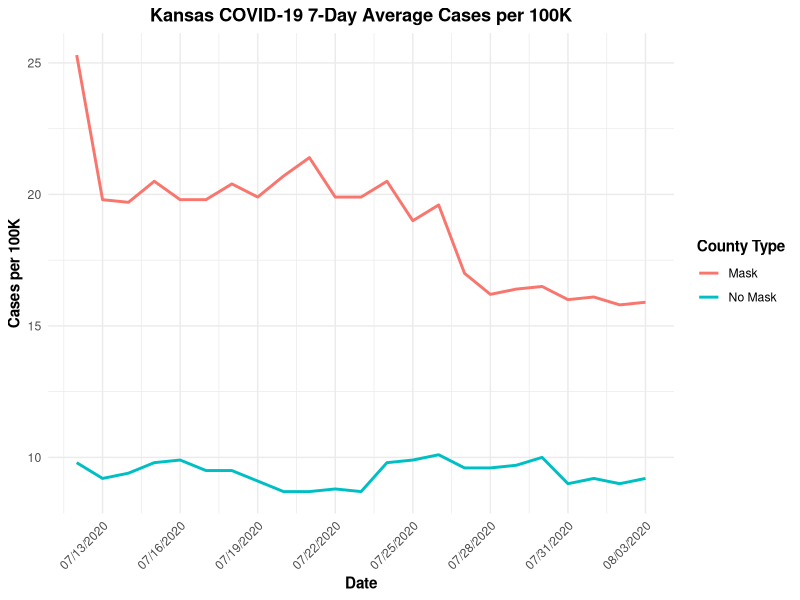
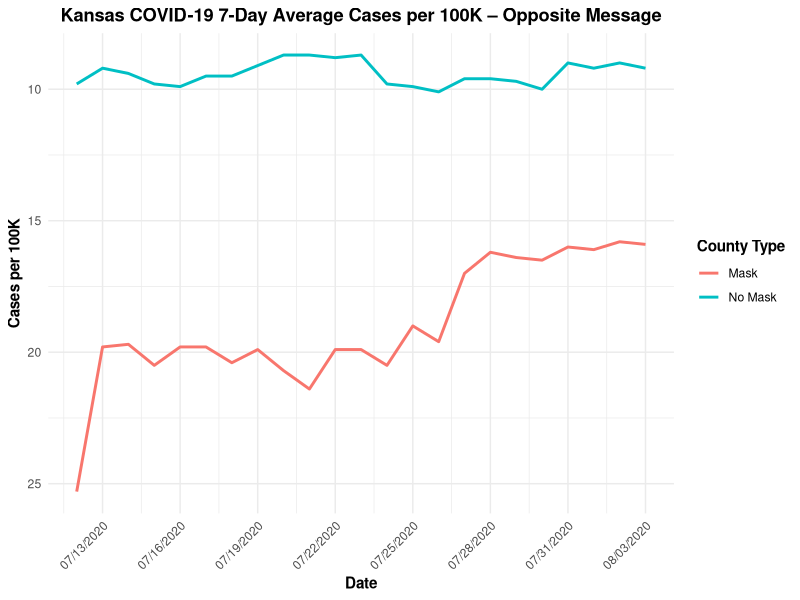

These figures' R source, in order:
## ---- chunk 1
library(tidyverse) 
## ---- chunk 2
covid_data <- tribble(
  ~date,        ~county_type, ~cases_per_100k,
  "7/12/2020",  "Mask",       25.3,
  "7/12/2020",  "No Mask",    9.8,
  "7/13/2020",  "Mask",       19.8,
  "7/13/2020",  "No Mask",    9.2,
  "7/14/2020",  "Mask",       19.7,
  "7/14/2020",  "No Mask",    9.4,
  "7/15/2020",  "Mask",       20.5,
  "7/15/2020",  "No Mask",    9.8,
  "7/16/2020",  "Mask",       19.8,
  "7/16/2020",  "No Mask",    9.9,
  "7/17/2020",  "Mask",       19.8,
  "7/17/2020",  "No Mask",    9.5,
  "7/18/2020",  "Mask",       20.4,
  "7/18/2020",  "No Mask",    9.5,
  "7/19/2020",  "Mask",       19.9,
  "7/19/2020",  "No Mask",    9.1,
  "7/20/2020",  "Mask",       20.7,
  "7/20/2020",  "No Mask",    8.7,
  "7/21/2020",  "Mask",       21.4,
  "7/21/2020",  "No Mask",    8.7,
  "7/22/2020",  "Mask",       19.9,
  "7/22/2020",  "No Mask",    8.8,
  "7/23/2020",  "Mask",       19.9,
  "7/23/2020",  "No Mask",    8.7,
  "7/24/2020",  "Mask",       20.5,
  "7/24/2020",  "No Mask",    9.8,
  "7/25/2020",  "Mask",       19.0,
  "7/25/2020",  "No Mask",    9.9,
  "7/26/2020",  "Mask",       19.6,
  "7/26/2020",  "No Mask",    10.1,
  "7/27/2020",  "Mask",       17.0,
  "7/27/2020",  "No Mask",    9.6,
  "7/28/2020",  "Mask",       16.2,
  "7/28/2020",  "No Mask",    9.6,
  "7/29/2020",  "Mask",       16.4,
  "7/29/2020",  "No Mask",    9.7,
  "7/30/2020",  "Mask",       16.5,
  "7/30/2020",  "No Mask",    10.0,
  "7/31/2020",  "Mask",       16.0,
  "7/31/2020",  "No Mask",    9.0,
  "8/01/2020",  "Mask",       16.1,
  "8/01/2020",  "No Mask",    9.2,
  "8/02/2020",  "Mask",       15.8,
  "8/02/2020",  "No Mask",    9.0,
  "8/03/2020",  "Mask",       15.9,
  "8/03/2020",  "No Mask",    9.2
)

covid_data <- covid_data %>%
  mutate(date = as.Date(date, format = "%m/%d/%Y"))
## ---- chunk 3
ggplot(covid_data, aes(x = date, y = cases_per_100k, color = county_type)) +
  geom_line(size = 1) +
  labs(
    title = "Kansas COVID-19 7-Day Average Cases per 100K",
    x = "Date",
    y = "Cases per 100K",
    color = "County Type"
  ) +
  scale_x_date(
    limits = c(as.Date("2020-07-12"), as.Date("2020-08-03")),
    date_breaks = "3 days",
    date_labels = "%m/%d/%Y"
  ) +
  theme_minimal() +
  theme(
    plot.title = element_text(hjust = 0.5, face = "bold"),
    axis.title.x = element_text(face = "bold"),
    axis.title.y = element_text(face = "bold"),
    legend.title = element_text(face = "bold"),
    axis.text.x = element_text(angle = 45, hjust = 1)
  )
## ---- chunk 4
library(dplyr)

# Summary statistics by county type
covid_summary <- covid_data %>%
  group_by(county_type) %>%
  summarise(
    mean_cases = mean(cases_per_100k),
    min_cases = min(cases_per_100k),
    max_cases = max(cases_per_100k),
    sd_cases = sd(cases_per_100k),
    first_day = first(cases_per_100k),
    last_day = last(cases_per_100k),
    change = last_day - first_day
  )

print(covid_summary)
## ---- chunk 5
ggplot(covid_data, aes(x = date, y = cases_per_100k, color = county_type)) +
  geom_line(size = 1) +
  labs(
    title = "Kansas COVID-19 7-Day Average Cases per 100K – Opposite Message",
    x = "Date",
    y = "Cases per 100K",
    color = "County Type"
  ) +
  scale_x_date(
    limits = c(as.Date("2020-07-12"), as.Date("2020-08-03")),
    date_breaks = "3 days",
    date_labels = "%m/%d/%Y"
  ) +
  scale_y_reverse() +  # This inverts the y-axis
  theme_minimal() +
  theme(
    plot.title = element_text(hjust = 0.5, face = "bold"),
    axis.title.x = element_text(face = "bold"),
    axis.title.y = element_text(face = "bold"),
    legend.title = element_text(face = "bold"),
    axis.text.x = element_text(angle = 45, hjust = 1)
  )
